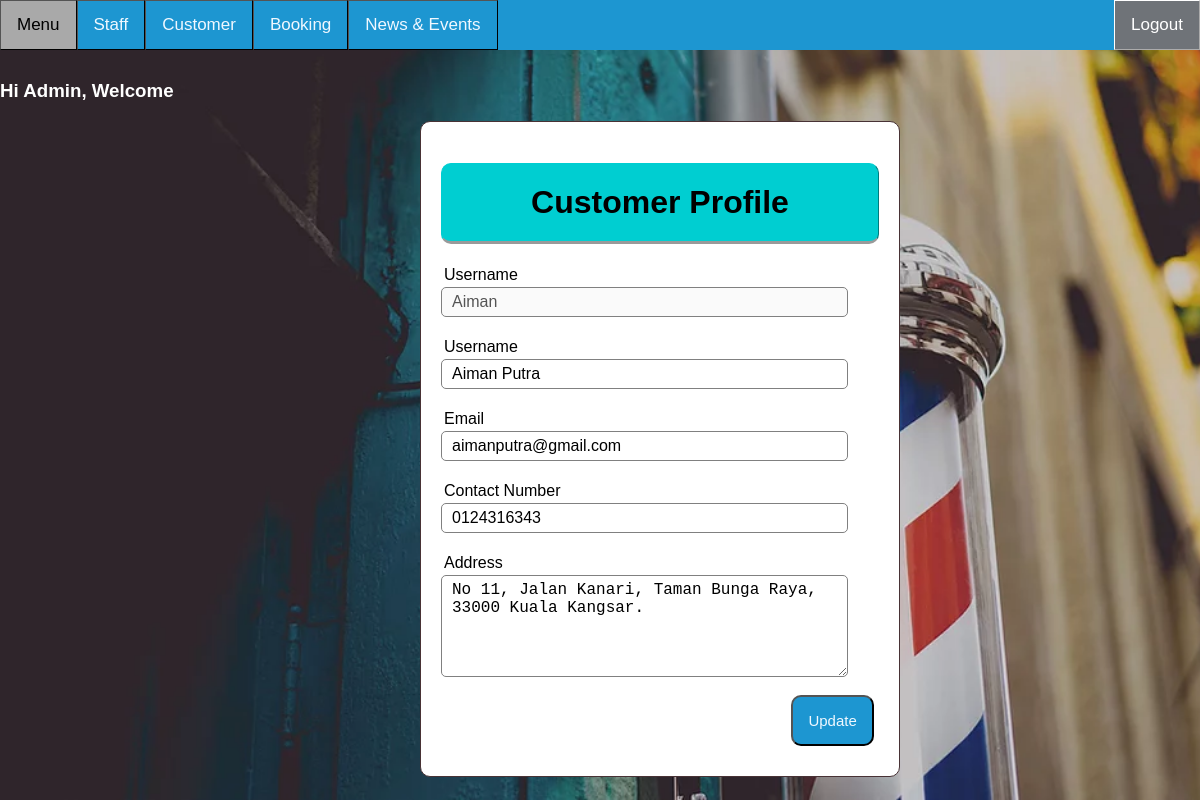
The app's page /Admin/staffEdit.php?id=Aiman (signed in) with its own data.
### tables this page shows
CREATE TABLE IF NOT EXISTS `users` (
  `username` varchar(20) NOT NULL,
  `password` varchar(30) NOT NULL,
  `name` varchar(255) NOT NULL,
  `email` varchar(255) NOT NULL,
  `Hp` varchar(15) NOT NULL,
  `address` varchar(255) NOT NULL,
  `type_user` varchar(15) NOT NULL,
  PRIMARY KEY (`username`)
);

### Admin/staffEdit.php (the view, shortened to what this page needs)
<?php
if(isset ($_SESSION["username"]))
{
	include "Header.php";
?>
<!DOCTYPE html>
<html>
<head>
	<link rel="stylesheet" type="text/css" href="../CSS/topNav.css">
</head>
<body>
<?php
	$name = $_GET["id"];
	$queryGet = "select * from users where username='".$name."'";
	$resultGet = mysqli_query($link,$queryGet);
	if(!$resultGet)
	{
		die ("Invalid Query - get Register List: ". mysqli_error($link));
	}
	else
	{?>
	<div class="wrapper">
		<div class="middle">
			<div class="contentnew">
			<form class = "content" style="position:absolute;width: 40%;" action="Update.php" name="EditForm" method="POST">
				<h1 class="header">Customer Profile</h1>
				<?php	while($baris= mysqli_fetch_array($resultGet, MYSQLI_BOTH))	{?>
					<div class="input-group">
						<label>Username</label>
						<input type="text" name="username" value="<?php echo $baris['username']; ?>" disabled><br><br>
<label>Username</label>
						<input type="text" name="name" value="<?php echo $baris['name']; ?>"><br><br>
						<label>Email</label>
						<input type="email" name="email" value="<?php echo $baris['email'] ?>"><br><br>
						<label>Contact Number</label>
						<input type="text" name="Hp" value="<?php echo $baris['Hp']; ?>"><br><br>
						<label>Address</label>
						<textarea rows="5" cols="45" name="address" value="<?php echo $baris['address']; ?>"><?php echo $baris['address']; ?></textarea><br><br>
						<button style="position: relative;left: 80%"; type="submit" class="btn" name="staffAdm">Update</button>
					</div> <?php	}?>
			</form>
			</div>
		</div>
	</div>
	<?php
		}
}
else {
	echo "No session exists or session has expired. Please log in again ";
	echo "Page will be redirect in 5 seconds";
	header('Location: ../Auth/Login.php');
}?>
</body>
</html>

### css/topNav.css (style rules this page uses)
* { box-sizing: border-box; }
body { margin: 0; font-family: Arial, Helvetica, sans-serif; background-image: url("bc.webp"); background-position: center; background-size: cover; background-attachment: fixed; position:absolute; top:10%; max-width: -webkit-fill-available; right: 0px; left: 0px; }
.wrapper { width: 100%; min-width: 1000px; }
h1, h2 { text-align:center; color:white; }
.header { width: auto; color: black; background:#00CED1; text-align: center; border: 1px solid #00CED1; border-bottom: none; border-radius: 10px 10px 10px 10px; border-style: outset; padding: 20px; }
.middle { width: 100%; position: relative; }
.middle:after { display: table; clear: both; content: ''; }
.contentnew { padding: 0 270px 0 270px; }
.content { position:fixed; top:10%; left:35%; width: 30%; margin: 0px auto; padding: 20px; border: 1px solid #483235; background: white; border-radius: 10px 10px 10px 10px; }
.input-group { margin: 10px 0px 10px 0px; }
.input-group label { display: block; text-align: left; margin: 3px; }
.input-group input { height: 30px; width: 93%; padding: 5px 10px; font-size: 16px; border-radius: 5px; border: 1px solid gray; }
.input-group textarea { width: 93%; padding: 5px 10px; font-size: 16px; border-radius: 5px; border: 1px solid gray; }
.btn { padding: 15px; font-size: 15px; color: aliceblue; background:#1D96D1 ; border-style: outset; border-radius: 10px; cursor: pointer; }

### records on screen
users: username "Aiman", name "Aiman Putra", email "aimanputra@gmail.com", Hp "0124316343", address "No 11, Jalan Kanari, Taman Bunga Raya, 33000 Kuala Kangsar."

### other values on screen
$_SESSION["username"] "Admin"
